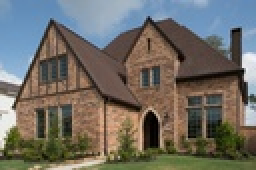
%> input picture house.jpg, 128 x 85 px, shrunk from 640 x 427 before the run (shown 2 times larger)
$ octave kmeans_distance_demo.m   (GNU Octave 9; MATLAB toolbox functions it lacks are replaced by stand-ins)
%> lines starting %> are read from the running program, lines starting %| are printed output that depends on the picture
% Step 1:
% Assign each data point to its nearest seed, and accordingly update the Kclusters.
%
% Step 2:
% Average the data vectors in each cluster to update the cluster center.


clc
clear all
close all
%% Load Image
Img = im2double(imread('house.jpg'));                   % Load Image, h*w*3 double, range 0~1
resImg = reshape(Img,size(Img,1)*size(Img,2),3);        % Color Features, image size(h*w)*3
%% Color Table
SegColor = [0 0 1; 0 0 0; 1 0 0; 0 1 0; 1 1 0; 0 1 1; 1 0 1; 1 1 1];
%% K-means
Seg = input('Enter number of segments: ');              % Cluster Numbers
%> the answer given: 3
Seeds = resImg(randi(size(resImg,1),Seg,1) ,:);         % Random seeds, range: 1~image size
colDL = zeros(size(resImg,1),Seg+2);                    % Distances and Labels, image size*(Seg+2) array
Iters = 20;                                             % K-means Iteration

for n = 1:Iters

    % Distance between data vectors and centers
    for i = 1:size(resImg,1)
        for j = 1:Seg
            colDL(i,j) = norm(resImg(i,:) - Seeds(j,:));    % Store distance in colDL
        end
        [minDistance, Lable] = min(colDL(i,1:Seg));
        colDL(i,Seg+1) = minDistance;                       % Seg+1 is Minimum Distance
        colDL(i,Seg+2) = Lable;                             % Seg+2 is Cluster Label
    end

    % New cluster centers
    for i = 1:Seg
        idx = find(colDL(:,Seg+2) == i);                    % Find index in Lable i
        Seeds(i,:) = mean(resImg(idx,:));                   % Average the data vectors
    end

end
%> after the loop, Seeds = [0.547 0.644 0.741; 0.508 0.428 0.338; 0.259 0.233 0.169]
%% Store Image
X = zeros(size(resImg));
for i = 1:size(resImg,1)
    idx = colDL(i,Seg+2);
    %X(i,:) = Seeds(idx,:);
    X(i,:) = SegColor(idx,:);
end
%> this loop made 10880 passes
%> idx on passes 1 to 3: 1, 1, 1
T = reshape(X,size(Img,1),size(Img,2),3);
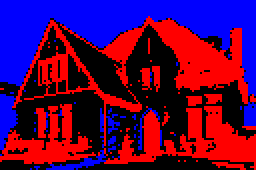
%> T: size 85x128x3 double (shown 2 times larger); mean R, G, B 0.336, 0, 0.287
%% Show
figure();
subplot(1,2,1);
imshow(Img);
title('original');

subplot(1,2,2);
imshow(T);
title('segmented');
